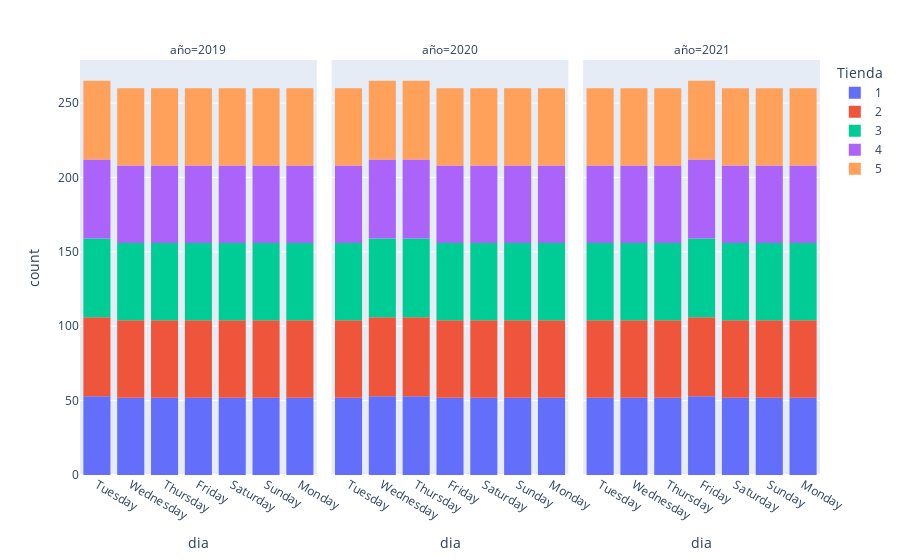

Source (notebook cell):
### Code cell
fig6 = px.histogram(data_frame = df,
             x          = "dia",
             hover_data = ["Productos"],
             facet_col      = "año",
             color ='Tienda',
             nbins      = 50)
fig6.show()

### Figure 1 — Plotly figure (JSON) as saved in the notebook; plotly's stock layout.template omitted (floating-point values rounded to 4 significant figures; data arrays with more than 128 entries replaced by an {"elided": "..."} marker saying what was removed)
{"data": [{"alignmentgroup": "True", "bingroup": "x", "hovertemplate": "Tienda=1<br>año=2019<br>dia=%{x}<br>count=%{y}<extra></extra>", "legendgroup": "1", "marker": {"color": "#636efa", "pattern": {"shape": ""}}, "name": "1", "nbinsx": 50, "offsetgroup": "1", "orientation": "v", "showlegend": true, "type": "histogram", "x": {"elided": "365 str values"}, "xaxis": "x", "yaxis": "y"}, {"alignmentgroup": "True", "bingroup": "x", "hovertemplate": "Tienda=1<br>año=2020<br>dia=%{x}<br>count=%{y}<extra></extra>", "legendgroup": "1", "marker": {"color": "#636efa", "pattern": {"shape": ""}}, "name": "1", "nbinsx": 50, "offsetgroup": "1", "orientation": "v", "showlegend": false, "type": "histogram", "x": {"elided": "366 str values"}, "xaxis": "x2", "yaxis": "y2"}, {"alignmentgroup": "True", "bingroup": "x", "hovertemplate": "Tienda=1<br>año=2021<br>dia=%{x}<br>count=%{y}<extra></extra>", "legendgroup": "1", "marker": {"color": "#636efa", "pattern": {"shape": ""}}, "name": "1", "nbinsx": 50, "offsetgroup": "1", "orientation": "v", "showlegend": false, "type": "histogram", "x": {"elided": "365 str values"}, "xaxis": "x3", "yaxis": "y3"}, {"alignmentgroup": "True", "bingroup": "x", "hovertemplate": "Tienda=2<br>año=2019<br>dia=%{x}<br>count=%{y}<extra></extra>", "legendgroup": "2", "marker": {"color": "#EF553B", "pattern": {"shape": ""}}, "name": "2", "nbinsx": 50, "offsetgroup": "2", "orientation": "v", "showlegend": true, "type": "histogram", "x": {"elided": "365 str values"}, "xaxis": "x", "yaxis": "y"}, {"alignmentgroup": "True", "bingroup": "x", "hovertemplate": "Tienda=2<br>año=2020<br>dia=%{x}<br>count=%{y}<extra></extra>", "legendgroup": "2", "marker": {"color": "#EF553B", "pattern": {"shape": ""}}, "name": "2", "nbinsx": 50, "offsetgroup": "2", "orientation": "v", "showlegend": false, "type": "histogram", "x": {"elided": "366 str values"}, "xaxis": "x2", "yaxis": "y2"}, {"alignmentgroup": "True", "bingroup": "x", "hovertemplate": "Tienda=2<br>año=2021<br>dia=%{x}<br>count=%{y}<extra></extra>", "legendgroup": "2", "marker": {"color": "#EF553B", "pattern": {"shape": ""}}, "name": "2", "nbinsx": 50, "offsetgroup": "2", "orientation": "v", "showlegend": false, "type": "histogram", "x": {"elided": "365 str values"}, "xaxis": "x3", "yaxis": "y3"}, {"alignmentgroup": "True", "bingroup": "x", "hovertemplate": "Tienda=3<br>año=2019<br>dia=%{x}<br>count=%{y}<extra></extra>", "legendgroup": "3", "marker": {"color": "#00cc96", "pattern": {"shape": ""}}, "name": "3", "nbinsx": 50, "offsetgroup": "3", "orientation": "v", "showlegend": true, "type": "histogram", "x": {"elided": "365 str values"}, "xaxis": "x", "yaxis": "y"}, {"alignmentgroup": "True", "bingroup": "x", "hovertemplate": "Tienda=3<br>año=2020<br>dia=%{x}<br>count=%{y}<extra></extra>", "legendgroup": "3", "marker": {"color": "#00cc96", "pattern": {"shape": ""}}, "name": "3", "nbinsx": 50, "offsetgroup": "3", "orientation": "v", "showlegend": false, "type": "histogram", "x": {"elided": "366 str values"}, "xaxis": "x2", "yaxis": "y2"}, {"alignmentgroup": "True", "bingroup": "x", "hovertemplate": "Tienda=3<br>año=2021<br>dia=%{x}<br>count=%{y}<extra></extra>", "legendgroup": "3", "marker": {"color": "#00cc96", "pattern": {"shape": ""}}, "name": "3", "nbinsx": 50, "offsetgroup": "3", "orientation": "v", "showlegend": false, "type": "histogram", "x": {"elided": "365 str values"}, "xaxis": "x3", "yaxis": "y3"}, {"alignmentgroup": "True", "bingroup": "x", "hovertemplate": "Tienda=4<br>año=2019<br>dia=%{x}<br>count=%{y}<extra></extra>", "legendgroup": "4", "marker": {"color": "#ab63fa", "pattern": {"shape": ""}}, "name": "4", "nbinsx": 50, "offsetgroup": "4", "orientation": "v", "showlegend": true, "type": "histogram", "x": {"elided": "365 str values"}, "xaxis": "x", "yaxis": "y"}, {"alignmentgroup": "True", "bingroup": "x", "hovertemplate": "Tienda=4<br>año=2020<br>dia=%{x}<br>count=%{y}<extra></extra>", "legendgroup": "4", "marker": {"color": "#ab63fa", "pattern": {"shape": ""}}, "name": "4", "nbinsx": 50, "offsetgroup": "4", "orientation": "v", "showlegend": false, "type": "histogram", "x": {"elided": "366 str values"}, "xaxis": "x2", "yaxis": "y2"}, {"alignmentgroup": "True", "bingroup": "x", "hovertemplate": "Tienda=4<br>año=2021<br>dia=%{x}<br>count=%{y}<extra></extra>", "legendgroup": "4", "marker": {"color": "#ab63fa", "pattern": {"shape": ""}}, "name": "4", "nbinsx": 50, "offsetgroup": "4", "orientation": "v", "showlegend": false, "type": "histogram", "x": {"elided": "365 str values"}, "xaxis": "x3", "yaxis": "y3"}, {"alignmentgroup": "True", "bingroup": "x", "hovertemplate": "Tienda=5<br>año=2019<br>dia=%{x}<br>count=%{y}<extra></extra>", "legendgroup": "5", "marker": {"color": "#FFA15A", "pattern": {"shape": ""}}, "name": "5", "nbinsx": 50, "offsetgroup": "5", "orientation": "v", "showlegend": true, "type": "histogram", "x": {"elided": "365 str values"}, "xaxis": "x", "yaxis": "y"}, {"alignmentgroup": "True", "bingroup": "x", "hovertemplate": "Tienda=5<br>año=2020<br>dia=%{x}<br>count=%{y}<extra></extra>", "legendgroup": "5", "marker": {"color": "#FFA15A", "pattern": {"shape": ""}}, "name": "5", "nbinsx": 50, "offsetgroup": "5", "orientation": "v", "showlegend": false, "type": "histogram", "x": {"elided": "366 str values"}, "xaxis": "x2", "yaxis": "y2"}, {"alignmentgroup": "True", "bingroup": "x", "hovertemplate": "Tienda=5<br>año=2021<br>dia=%{x}<br>count=%{y}<extra></extra>", "legendgroup": "5", "marker": {"color": "#FFA15A", "pattern": {"shape": ""}}, "name": "5", "nbinsx": 50, "offsetgroup": "5", "orientation": "v", "showlegend": false, "type": "histogram", "x": {"elided": "365 str values"}, "xaxis": "x3", "yaxis": "y3"}], "layout": {"annotations": [{"font": {}, "showarrow": false, "text": "año=2019", "x": 0.16, "xanchor": "center", "xref": "paper", "y": 1, "yanchor": "bottom", "yref": "paper"}, {"font": {}, "showarrow": false, "text": "año=2020", "x": 0.5, "xanchor": "center", "xref": "paper", "y": 1, "yanchor": "bottom", "yref": "paper"}, {"font": {}, "showarrow": false, "text": "año=2021", "x": 0.84, "xanchor": "center", "xref": "paper", "y": 1, "yanchor": "bottom", "yref": "paper"}], "autosize": true, "barmode": "relative", "legend": {"title": {"text": "Tienda"}, "tracegroupgap": 0}, "margin": {"t": 60}, "xaxis": {"anchor": "y", "autorange": true, "domain": [0, 0.32], "range": [-0.5, 6.5], "title": {"text": "dia"}, "type": "category"}, "xaxis2": {"anchor": "y2", "autorange": true, "domain": [0.34, 0.66], "matches": "x", "range": [-0.5, 6.5], "title": {"text": "dia"}, "type": "category"}, "xaxis3": {"anchor": "y3", "autorange": true, "domain": [0.68, 1.0], "matches": "x", "range": [-0.5, 6.5], "title": {"text": "dia"}, "type": "category"}, "yaxis": {"anchor": "x", "autorange": true, "domain": [0, 1], "range": [0, 278.9], "title": {"text": "count"}}, "yaxis2": {"anchor": "x2", "autorange": true, "domain": [0, 1], "matches": "y", "range": [0, 278.9], "showticklabels": false}, "yaxis3": {"anchor": "x3", "autorange": true, "domain": [0, 1], "matches": "y", "range": [0, 278.9], "showticklabels": false}}}
